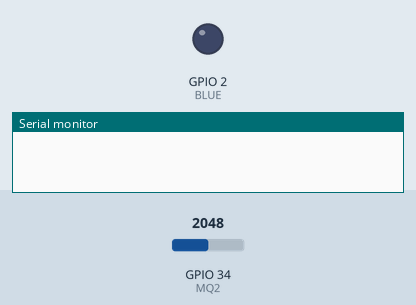
Recording of a sketch running on a simulated ESP32. On the bench: output pins drawn as LEDs (lit = HIGH), the last lines printed to the serial monitor. The test bench sets the inputs (shaded band); at power-on: GPIO 34 (MQ2) = 2048. WiFi joins after 1.5 s; servers stay silent unless stated.

Above: at 1.9 s.
At 2.9 s:
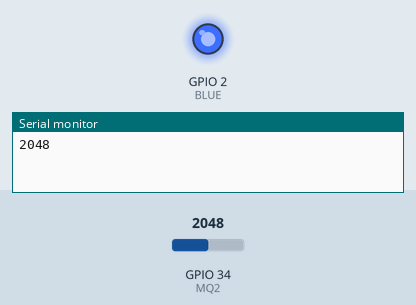
Timing chart, 0 to 4.4 s (numbered marks = the images above):
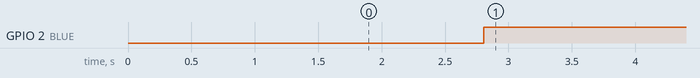

The sketch:

MQ_LED_Blynk.ino
```cpp
#include <WiFi.h>
#include <WiFiClient.h>
#include <BlynkSimpleEsp32.h> // thêm thư viện Blynk

#define BLYNK_PRINT Serial

BlynkTimer timer;

// You should get Auth Token in the Blynk App.
// Go to the Project Settings (nut icon).
char auth[] = "hTpsB5aGa3bHtCOPS3bm-DR4tchCM0tk"; // Lấy Token từ app Blynk trên điện thoại.

// Your WiFi credentials.
// Set password to "" for open networks.
char ssid[] = "vivo 1723"; // kết nối wifi.
char pass[] = "13031990";

#define MQ2 34 // khai báo Chân đọc ADC A0 GPIO34
#define BLUE 2 // khai báo led on board GPIO 2

int sensorValue = 0;
boolean state = false;

void setup()
{
  // Debug console
  Serial.begin(115200);
  Blynk.begin(auth, ssid, pass); // kết nối đến app.
  pinMode(MQ2, INPUT);
  pinMode(BLUE, OUTPUT);
  timer.setInterval(1000L, sendUptime);
}

void sendUptime()
{

  sensorValue = analogRead(MQ2); // đọc ADC.
  Blynk.virtualWrite(V1, sensorValue); // V1 cài đặt ở trên App.
  Serial.println(sensorValue); // xuất ra màn hình giá trị.

  if (sensorValue > 600) // Nếu Gas quá ngưỡng bật LED và gửi cảnh báo từ app.
  {
    Blynk.notify("Gas Detected!");
    digitalWrite(BLUE, HIGH);
  }

  else
  {
    digitalWrite(BLUE, LOW); // nếu không tắt LED.
  }
}

void loop()
{
  Blynk.run(); // run chương trình.
  timer.run();
}
```

Measured:
- by itself, GPIO 2 (BLUE): LOW → HIGH at 2.8 s
